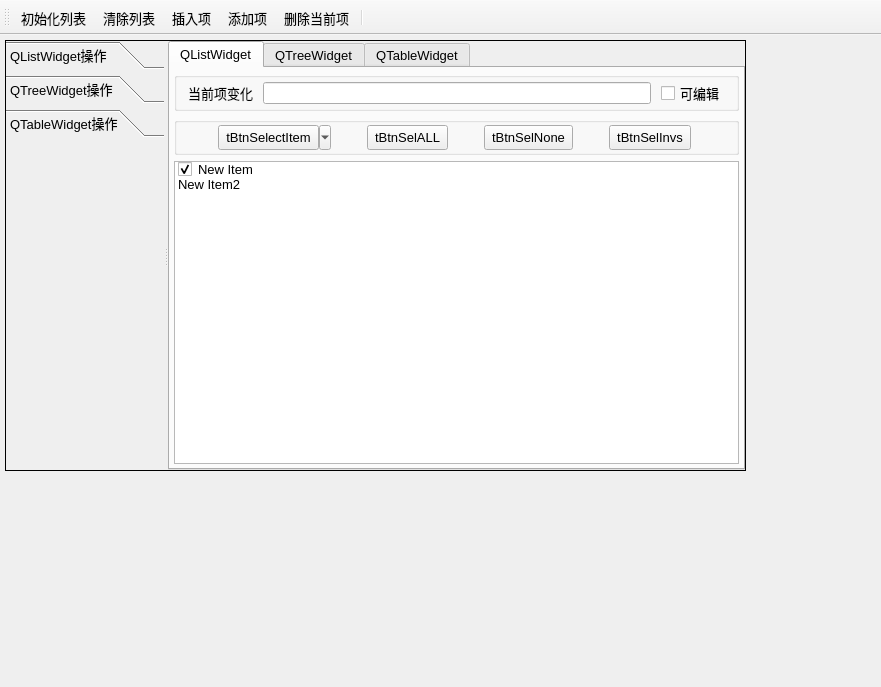
<?xml version="1.0" encoding="UTF-8"?>
<ui version="4.0">
 <class>MainWindow</class>
 <widget class="QMainWindow" name="MainWindow">
  <property name="geometry">
   <rect>
    <x>0</x>
    <y>0</y>
    <width>881</width>
    <height>687</height>
   </rect>
  </property>
  <property name="font">
   <font>
    <pointsize>10</pointsize>
   </font>
  </property>
  <property name="windowTitle">
   <string>QListWidget的使用</string>
  </property>
  <widget class="QWidget" name="centralWidget">
   <widget class="QSplitter" name="splitter">
    <property name="geometry">
     <rect>
      <x>5</x>
      <y>5</y>
      <width>741</width>
      <height>431</height>
     </rect>
    </property>
    <property name="frameShape">
     <enum>QFrame::Box</enum>
    </property>
    <property name="frameShadow">
     <enum>QFrame::Plain</enum>
    </property>
    <property name="lineWidth">
     <number>1</number>
    </property>
    <property name="midLineWidth">
     <number>3</number>
    </property>
    <property name="orientation">
     <enum>Qt::Horizontal</enum>
    </property>
    <property name="opaqueResize">
     <bool>true</bool>
    </property>
    <widget class="QToolBox" name="toolBox">
     <property name="minimumSize">
      <size>
       <width>150</width>
       <height>0</height>
      </size>
     </property>
     <property name="maximumSize">
      <size>
       <width>300</width>
       <height>16777215</height>
      </size>
     </property>
     <property name="currentIndex">
      <number>2</number>
     </property>
     <widget class="QWidget" name="page">
      <property name="geometry">
       <rect>
        <x>0</x>
        <y>0</y>
        <width>176</width>
        <height>312</height>
       </rect>
      </property>
      <attribute name="icon">
       <iconset resource="res.qrc">
        <normaloff>:/images/icons/410.bmp</normaloff>:/images/icons/410.bmp</iconset>
      </attribute>
      <attribute name="label">
       <string>QListWidget操作</string>
      </attribute>
      <layout class="QGridLayout" name="gridLayout">
       <item row="0" column="0">
        <widget class="QToolButton" name="tBtnListIni">
         <property name="minimumSize">
          <size>
           <width>120</width>
           <height>25</height>
          </size>
         </property>
         <property name="text">
          <string>tBtnListIni</string>
         </property>
         <property name="popupMode">
          <enum>QToolButton::DelayedPopup</enum>
         </property>
         <property name="toolButtonStyle">
          <enum>Qt::ToolButtonTextBesideIcon</enum>
         </property>
         <property name="autoRaise">
          <bool>false</bool>
         </property>
         <property name="arrowType">
          <enum>Qt::NoArrow</enum>
         </property>
        </widget>
       </item>
       <item row="1" column="0">
        <widget class="QToolButton" name="tBtnListClear">
         <property name="minimumSize">
          <size>
           <width>120</width>
           <height>25</height>
          </size>
         </property>
         <property name="text">
          <string>tBtnListClear</string>
         </property>
         <property name="toolButtonStyle">
          <enum>Qt::ToolButtonTextBesideIcon</enum>
         </property>
        </widget>
       </item>
       <item row="2" column="0">
        <widget class="QToolButton" name="tBtnListInsert">
         <property name="minimumSize">
          <size>
           <width>120</width>
           <height>25</height>
          </size>
         </property>
         <property name="text">
          <string>tBtnListInsert</string>
         </property>
         <property name="toolButtonStyle">
          <enum>Qt::ToolButtonTextBesideIcon</enum>
         </property>
        </widget>
       </item>
       <item row="3" column="0">
        <widget class="QToolButton" name="tBtnListAppend">
         <property name="minimumSize">
          <size>
           <width>120</width>
           <height>25</height>
          </size>
         </property>
         <property name="text">
          <string>tBtnListAppend</string>
         </property>
         <property name="toolButtonStyle">
          <enum>Qt::ToolButtonTextBesideIcon</enum>
         </property>
        </widget>
       </item>
       <item row="4" column="0">
        <widget class="QToolButton" name="tBtnListDelete">
         <property name="minimumSize">
          <size>
           <width>120</width>
           <height>25</height>
          </size>
         </property>
         <property name="text">
          <string>tBtnListDelete</string>
         </property>
         <property name="toolButtonStyle">
          <enum>Qt::ToolButtonTextBesideIcon</enum>
         </property>
        </widget>
       </item>
      </layout>
     </widget>
     <widget class="QWidget" name="page_2">
      <property name="geometry">
       <rect>
        <x>0</x>
        <y>0</y>
        <width>176</width>
        <height>312</height>
       </rect>
      </property>
      <attribute name="icon">
       <iconset resource="res.qrc">
        <normaloff>:/images/icons/408.bmp</normaloff>:/images/icons/408.bmp</iconset>
      </attribute>
      <attribute name="label">
       <string>QTreeWidget操作</string>
      </attribute>
      <layout class="QVBoxLayout" name="verticalLayout_4">
       <item>
        <widget class="QGroupBox" name="groupBox_4">
         <property name="title">
          <string>GroupBox</string>
         </property>
         <layout class="QVBoxLayout" name="verticalLayout_3">
          <item>
           <widget class="QLabel" name="label_2">
            <property name="text">
             <string>TextLabel</string>
            </property>
           </widget>
          </item>
          <item>
           <widget class="QLineEdit" name="lineEdit"/>
          </item>
          <item>
           <widget class="QSpinBox" name="spinBox"/>
          </item>
         </layout>
        </widget>
       </item>
       <item>
        <spacer name="verticalSpacer">
         <property name="orientation">
          <enum>Qt::Vertical</enum>
         </property>
         <property name="sizeHint" stdset="0">
          <size>
           <width>20</width>
           <height>119</height>
          </size>
         </property>
        </spacer>
       </item>
      </layout>
     </widget>
     <widget class="QWidget" name="page_3">
      <property name="geometry">
       <rect>
        <x>0</x>
        <y>0</y>
        <width>176</width>
        <height>312</height>
       </rect>
      </property>
      <attribute name="icon">
       <iconset resource="res.qrc">
        <normaloff>:/images/icons/412.bmp</normaloff>:/images/icons/412.bmp</iconset>
      </attribute>
      <attribute name="label">
       <string>QTableWidget操作</string>
      </attribute>
     </widget>
    </widget>
    <widget class="QTabWidget" name="tabWidget">
     <property name="tabPosition">
      <enum>QTabWidget::North</enum>
     </property>
     <property name="tabShape">
      <enum>QTabWidget::Rounded</enum>
     </property>
     <property name="currentIndex">
      <number>0</number>
     </property>
     <property name="elideMode">
      <enum>Qt::ElideLeft</enum>
     </property>
     <widget class="QWidget" name="tab_3">
      <attribute name="title">
       <string>QListWidget</string>
      </attribute>
      <layout class="QVBoxLayout" name="verticalLayout">
       <property name="leftMargin">
        <number>4</number>
       </property>
       <property name="topMargin">
        <number>4</number>
       </property>
       <property name="rightMargin">
        <number>4</number>
       </property>
       <property name="bottomMargin">
        <number>4</number>
       </property>
       <item>
        <widget class="QGroupBox" name="groupBox">
         <property name="title">
          <string/>
         </property>
         <layout class="QHBoxLayout" name="horizontalLayout">
          <property name="spacing">
           <number>10</number>
          </property>
          <property name="topMargin">
           <number>2</number>
          </property>
          <property name="bottomMargin">
           <number>2</number>
          </property>
          <item>
           <widget class="QLabel" name="label">
            <property name="text">
             <string>当前项变化</string>
            </property>
           </widget>
          </item>
          <item>
           <widget class="QLineEdit" name="editCutItemText">
            <property name="styleSheet">
             <string notr="true">color: rgb(0, 0, 255);</string>
            </property>
            <property name="clearButtonEnabled">
             <bool>false</bool>
            </property>
           </widget>
          </item>
          <item>
           <widget class="QCheckBox" name="chkBoxListEditable">
            <property name="text">
             <string>可编辑</string>
            </property>
           </widget>
          </item>
         </layout>
        </widget>
       </item>
       <item>
        <widget class="QGroupBox" name="groupBox_2">
         <property name="title">
          <string/>
         </property>
         <layout class="QHBoxLayout" name="horizontalLayout_2">
          <property name="topMargin">
           <number>2</number>
          </property>
          <property name="bottomMargin">
           <number>2</number>
          </property>
          <item>
           <widget class="QToolButton" name="tBtnSelectItem">
            <property name="minimumSize">
             <size>
              <width>100</width>
              <height>25</height>
             </size>
            </property>
            <property name="text">
             <string>tBtnSelectItem</string>
            </property>
            <property name="popupMode">
             <enum>QToolButton::MenuButtonPopup</enum>
            </property>
            <property name="toolButtonStyle">
             <enum>Qt::ToolButtonTextBesideIcon</enum>
            </property>
           </widget>
          </item>
          <item>
           <widget class="QToolButton" name="tBtnSelALL">
            <property name="minimumSize">
             <size>
              <width>70</width>
              <height>25</height>
             </size>
            </property>
            <property name="text">
             <string>tBtnSelALL</string>
            </property>
           </widget>
          </item>
          <item>
           <widget class="QToolButton" name="tBtnSelNone">
            <property name="minimumSize">
             <size>
              <width>70</width>
              <height>25</height>
             </size>
            </property>
            <property name="text">
             <string>tBtnSelNone</string>
            </property>
           </widget>
          </item>
          <item>
           <widget class="QToolButton" name="tBtnSelInvs">
            <property name="minimumSize">
             <size>
              <width>70</width>
              <height>25</height>
             </size>
            </property>
            <property name="text">
             <string>tBtnSelInvs</string>
            </property>
           </widget>
          </item>
         </layout>
        </widget>
       </item>
       <item>
        <widget class="QListWidget" name="listWidget">
         <property name="contextMenuPolicy">
          <enum>Qt::CustomContextMenu</enum>
         </property>
         <property name="layoutMode">
          <enum>QListView::SinglePass</enum>
         </property>
         <property name="viewMode">
          <enum>QListView::ListMode</enum>
         </property>
         <property name="selectionRectVisible">
          <bool>false</bool>
         </property>
         <item>
          <property name="text">
           <string>New Item</string>
          </property>
          <property name="checkState">
           <enum>Checked</enum>
          </property>
          <property name="icon">
           <iconset resource="res.qrc">
            <normaloff>:/images/icons/check2.ico</normaloff>:/images/icons/check2.ico</iconset>
          </property>
          <property name="flags">
           <set>ItemIsSelectable|ItemIsEditable|ItemIsDragEnabled|ItemIsUserCheckable|ItemIsEnabled</set>
          </property>
         </item>
         <item>
          <property name="text">
           <string>New Item2</string>
          </property>
          <property name="checkState">
           <enum>Unchecked</enum>
          </property>
          <property name="icon">
           <iconset resource="res.qrc">
            <normaloff>:/images/icons/check2.ico</normaloff>:/images/icons/check2.ico</iconset>
          </property>
          <property name="flags">
           <set>ItemIsSelectable|ItemIsEditable|ItemIsUserCheckable|ItemIsEnabled</set>
          </property>
         </item>
        </widget>
       </item>
      </layout>
     </widget>
     <widget class="QWidget" name="tab">
      <attribute name="title">
       <string>QTreeWidget</string>
      </attribute>
      <layout class="QVBoxLayout" name="verticalLayout_2">
       <item>
        <widget class="QGroupBox" name="groupBox_3">
         <property name="title">
          <string/>
         </property>
         <layout class="QHBoxLayout" name="horizontalLayout_3"/>
        </widget>
       </item>
      </layout>
     </widget>
     <widget class="QWidget" name="tab_2">
      <attribute name="title">
       <string>QTableWidget</string>
      </attribute>
     </widget>
    </widget>
   </widget>
  </widget>
  <widget class="QToolBar" name="mainToolBar">
   <property name="toolButtonStyle">
    <enum>Qt::ToolButtonTextUnderIcon</enum>
   </property>
   <attribute name="toolBarArea">
    <enum>TopToolBarArea</enum>
   </attribute>
   <attribute name="toolBarBreak">
    <bool>false</bool>
   </attribute>
   <addaction name="actListIni"/>
   <addaction name="actListClear"/>
   <addaction name="actListInsert"/>
   <addaction name="actListAppend"/>
   <addaction name="actListDelete"/>
   <addaction name="separator"/>
  </widget>
  <action name="actListIni">
   <property name="icon">
    <iconset resource="res.qrc">
     <normaloff>:/images/icons/128.bmp</normaloff>:/images/icons/128.bmp</iconset>
   </property>
   <property name="text">
    <string>初始化列表</string>
   </property>
   <property name="toolTip">
    <string>初始化列表</string>
   </property>
   <property name="shortcut">
    <string>Ctrl+I</string>
   </property>
  </action>
  <action name="actListClear">
   <property name="icon">
    <iconset resource="res.qrc">
     <normaloff>:/images/icons/delete1.bmp</normaloff>:/images/icons/delete1.bmp</iconset>
   </property>
   <property name="text">
    <string>清除列表</string>
   </property>
   <property name="toolTip">
    <string>清除列表</string>
   </property>
  </action>
  <action name="actListInsert">
   <property name="icon">
    <iconset resource="res.qrc">
     <normaloff>:/images/icons/424.bmp</normaloff>:/images/icons/424.bmp</iconset>
   </property>
   <property name="text">
    <string>插入项</string>
   </property>
   <property name="toolTip">
    <string>插入项</string>
   </property>
   <property name="shortcut">
    <string>Ctrl+S</string>
   </property>
  </action>
  <action name="actListAppend">
   <property name="icon">
    <iconset resource="res.qrc">
     <normaloff>:/images/icons/316.bmp</normaloff>:/images/icons/316.bmp</iconset>
   </property>
   <property name="text">
    <string>添加项</string>
   </property>
   <property name="toolTip">
    <string>添加项</string>
   </property>
   <property name="shortcut">
    <string>Ctrl+A</string>
   </property>
  </action>
  <action name="actListDelete">
   <property name="icon">
    <iconset resource="res.qrc">
     <normaloff>:/images/icons/324.bmp</normaloff>:/images/icons/324.bmp</iconset>
   </property>
   <property name="text">
    <string>删除当前项</string>
   </property>
   <property name="toolTip">
    <string>删除当前项</string>
   </property>
   <property name="shortcut">
    <string>Del</string>
   </property>
  </action>
  <action name="actSelALL">
   <property name="text">
    <string>全选</string>
   </property>
   <property name="toolTip">
    <string>全选</string>
   </property>
  </action>
  <action name="actSelNone">
   <property name="text">
    <string>全不选</string>
   </property>
   <property name="toolTip">
    <string>全不选</string>
   </property>
   <property name="menuRole">
    <enum>QAction::AboutRole</enum>
   </property>
  </action>
  <action name="actSelInvs">
   <property name="text">
    <string>反选</string>
   </property>
   <property name="toolTip">
    <string>反选</string>
   </property>
  </action>
  <action name="actQuit">
   <property name="icon">
    <iconset resource="res.qrc">
     <normaloff>:/images/icons/exit.bmp</normaloff>:/images/icons/exit.bmp</iconset>
   </property>
   <property name="text">
    <string>退出</string>
   </property>
   <property name="toolTip">
    <string>退出程序</string>
   </property>
  </action>
  <action name="actSelPopMenu">
   <property name="icon">
    <iconset resource="res.qrc">
     <normaloff>:/images/icons/124.bmp</normaloff>:/images/icons/124.bmp</iconset>
   </property>
   <property name="text">
    <string>项选择</string>
   </property>
   <property name="toolTip">
    <string>项选择</string>
   </property>
  </action>
 </widget>
 <layoutdefault spacing="6" margin="11"/>
 <resources>
  <include location="res.qrc"/>
 </resources>
 <connections>
  <connection>
   <sender>actQuit</sender>
   <signal>triggered()</signal>
   <receiver>MainWindow</receiver>
   <slot>close()</slot>
   <hints>
    <hint type="sourcelabel">
     <x>-1</x>
     <y>-1</y>
    </hint>
    <hint type="destinationlabel">
     <x>336</x>
     <y>220</y>
    </hint>
   </hints>
  </connection>
  <connection>
   <sender>actSelPopMenu</sender>
   <signal>triggered()</signal>
   <receiver>actSelInvs</receiver>
   <slot>trigger()</slot>
   <hints>
    <hint type="sourcelabel">
     <x>-1</x>
     <y>-1</y>
    </hint>
    <hint type="destinationlabel">
     <x>-1</x>
     <y>-1</y>
    </hint>
   </hints>
  </connection>
 </connections>
</ui>
